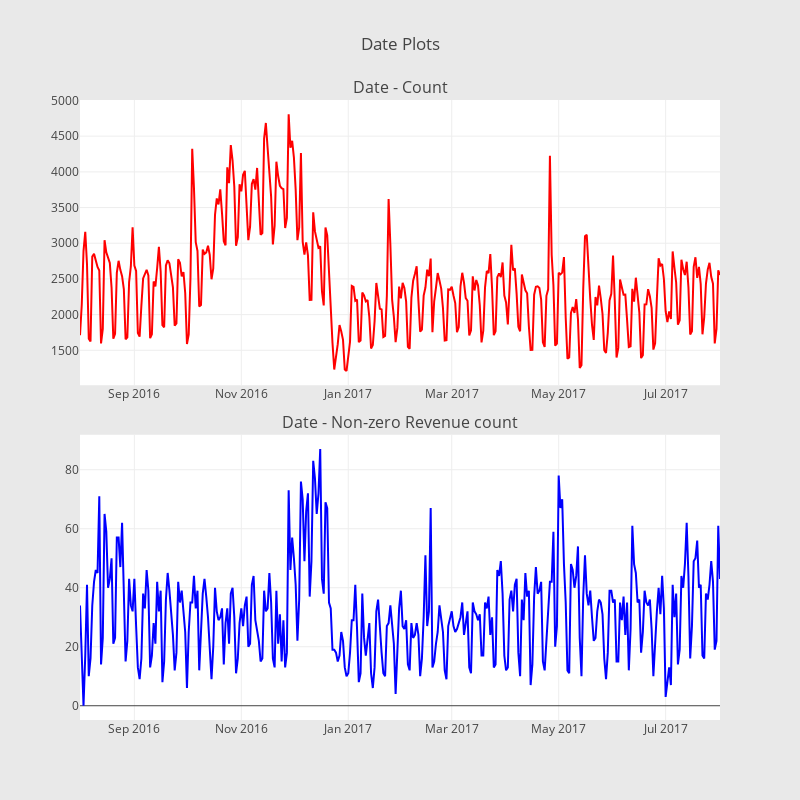

Notebook source saved alongside this figure:
### Code cell
import datetime

def scatter_plot(cnt_srs, color):
    trace = go.Scatter(
        x=cnt_srs.index[::-1],
        y=cnt_srs.values[::-1],
        showlegend=False,
        marker=dict(
            color=color,
        ),
    )
    return trace

train_data['date'] = train_data['date'].apply(lambda x: datetime.date(int(str(x)[:4]), int(str(x)[4:6]), int(str(x)[6:])))
cnt_srs = train_data.groupby('date')['totals.transactionRevenue'].agg(['size', 'count'])
cnt_srs.columns = ["count", "count of non-zero revenue"]
cnt_srs = cnt_srs.sort_index()
#cnt_srs.index = cnt_srs.index.astype('str')
trace1 = scatter_plot(cnt_srs["count"], 'red')
trace2 = scatter_plot(cnt_srs["count of non-zero revenue"], 'blue')

fig = tools.make_subplots(rows=2, cols=1, vertical_spacing=0.08,
                          subplot_titles=["Date - Count", "Date - Non-zero Revenue count"])
fig.append_trace(trace1, 1, 1)
fig.append_trace(trace2, 2, 1)
fig['layout'].update(height=800, width=800, paper_bgcolor='rgb(233,233,233)', title="Date Plots")
py.iplot(fig, filename='date-plots')

### Figure 1 — Plotly figure (JSON) as saved in the notebook; plotly's stock layout.template omitted (floating-point values rounded to 4 significant figures; data arrays with more than 128 entries replaced by an {"elided": "..."} marker saying what was removed)
{"data": [{"marker": {"color": "red"}, "showlegend": false, "type": "scatter", "uid": "0c15befe-e430-11e8-add7-e68283060228", "x": {"elided": "366 str values"}, "xaxis": "x", "y": {"elided": "366 int values"}, "yaxis": "y"}, {"marker": {"color": "blue"}, "showlegend": false, "type": "scatter", "uid": "0c182152-e430-11e8-8c55-e68283060228", "x": {"elided": "366 str values"}, "xaxis": "x2", "y": {"elided": "366 int values"}, "yaxis": "y2"}], "layout": {"annotations": [{"font": {"size": 16}, "showarrow": false, "text": "Date - Count", "x": 0.5, "xanchor": "center", "xref": "paper", "y": 1, "yanchor": "bottom", "yref": "paper"}, {"font": {"size": 16}, "showarrow": false, "text": "Date - Non-zero Revenue count", "x": 0.5, "xanchor": "center", "xref": "paper", "y": 0.46, "yanchor": "bottom", "yref": "paper"}], "height": 800, "paper_bgcolor": "rgb(233,233,233)", "title": "Date Plots", "width": 800, "xaxis": {"anchor": "y", "domain": [0, 1]}, "xaxis2": {"anchor": "y2", "domain": [0, 1]}, "yaxis": {"anchor": "x", "domain": [0.54, 1]}, "yaxis2": {"anchor": "x2", "domain": [0, 0.46]}}}
